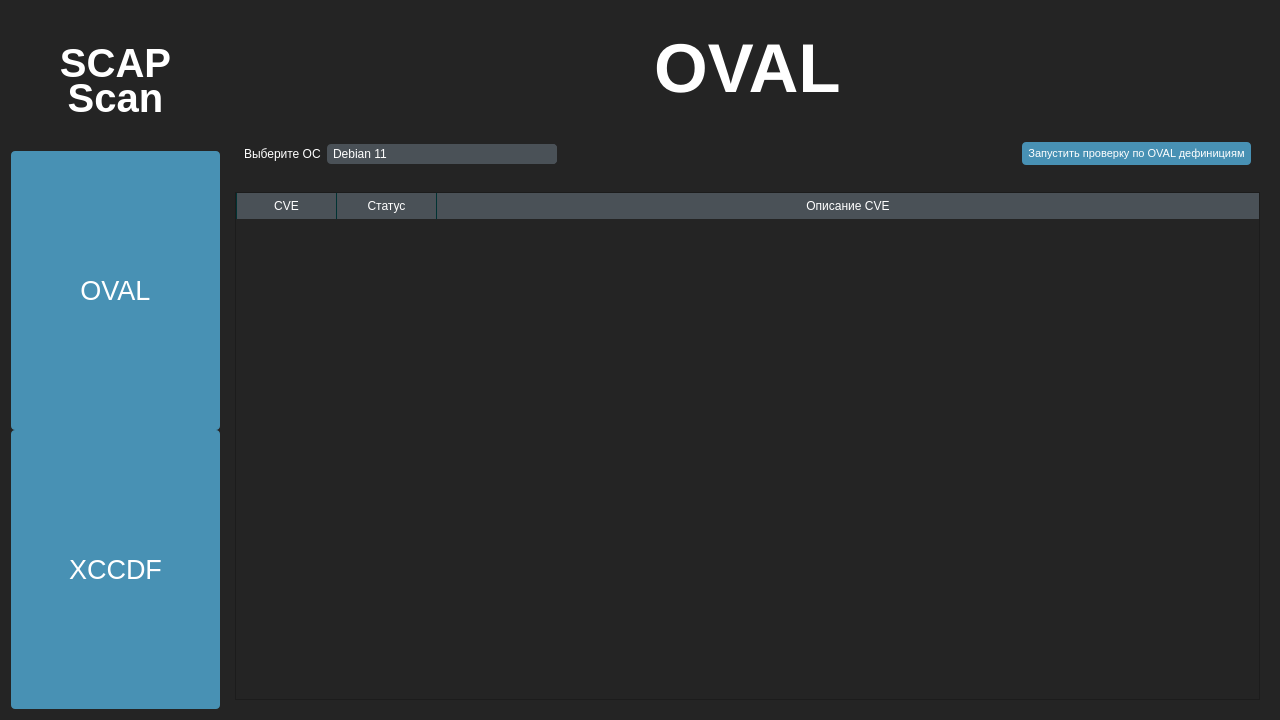
<?xml version="1.0" encoding="UTF-8"?>
<ui version="4.0">
 <class>Form</class>
 <widget class="QWidget" name="Form">
  <property name="geometry">
   <rect>
    <x>0</x>
    <y>0</y>
    <width>1280</width>
    <height>720</height>
   </rect>
  </property>
  <property name="windowTitle">
   <string>Form</string>
  </property>
  <property name="styleSheet">
   <string notr="true">/*Copyright (c) DevSec Studio. All rights reserved.

MIT License

Permission is hereby granted, free of charge, to any person obtaining a copy
of this software and associated documentation files (the &quot;Software&quot;), to deal
in the Software without restriction, including without limitation the rights
to use, copy, modify, merge, publish, distribute, sublicense, and/or sell
copies of the Software, and to permit persons to whom the Software is
furnished to do so, subject to the following conditions:

The above copyright notice and this permission notice shall be included in all
copies or substantial portions of the Software.

THE SOFTWARE IS PROVIDED *AS IS*, WITHOUT WARRANTY OF ANY KIND, EXPRESS OR
IMPLIED, INCLUDING BUT NOT LIMITED TO THE WARRANTIES OF MERCHANTABILITY,
FITNESS FOR A PARTICULAR PURPOSE AND NONINFRINGEMENT. IN NO EVENT SHALL THE
AUTHORS OR COPYRIGHT HOLDERS BE LIABLE FOR ANY CLAIM, DAMAGES OR OTHER
LIABILITY, WHETHER IN AN ACTION OF CONTRACT, TORT OR OTHERWISE, ARISING FROM,
OUT OF OR IN CONNECTION WITH THE SOFTWARE OR THE USE OR OTHER DEALINGS IN THE SOFTWARE.
*/

/*-----QWidget-----*/
QWidget
{
	background-color: #242424;
	color: #fff;
	selection-background-color: #fff;
	selection-color: #000;

}


/*-----QLabel-----*/
QLabel
{
	background-color: transparent;
	color: #fff;

}


/*-----QMenuBar-----*/
QMenuBar 
{
	background-color: #4a5157;
	color: #fff;

}


QMenuBar::item 
{
	background-color: transparent;
	border-left: 1px solid #003333;
	padding: 5px;
	padding-left: 15px;
	padding-right: 15px;

}


QMenuBar::item:selected 
{
	background-color: #003333;
	border: 1px solid #006666;
	color: #fff;

}


QMenuBar::item:pressed 
{
	background-color: #006666;
	border: 1px solid #006666;
	color: #fff;

}


/*-----QMenu-----*/
QMenu
{
    background-color: #4a5157;
    border: 1px solid #4a5157;
    padding: 10px;
	color: #fff;

}


QMenu::item
{
    background-color: transparent;
    padding: 2px 20px 2px 20px;
	min-width: 200px;

}


QMenu::separator
{
   	background-color: #242424;
	height: 1px;

}


QMenu::item:disabled
{
    color: #555;
    background-color: transparent;
    padding: 2px 20px 2px 20px;

}


QMenu::item:selected
{
	background-color: #003333;
	border: 1px solid #006666;
	color: #fff;

}


/*-----QToolButton-----*/
QToolButton 
{
	background-color: transparent;
	color: #fff;
	padding: 3px;
	margin-left: 1px;
}


QToolButton:hover
{
	background-color: rgba(70,162,218,50%);
	border: 1px solid #46a2da;
	color: #000;
	
}


QToolButton:pressed
{
	background-color: #727272;
	border: 1px solid #46a2da;

}


QToolButton:checked
{
	background-color: #727272;
	border: 1px solid #222;
}


/*-----QPushButton-----*/
QPushButton
{
	background-color: #4891b4;
	color: #fff;
	min-width: 80px;
	border-radius: 4px;
	padding: 5px;

}


QPushButton::flat
{
	background-color: transparent;
	border: none;
	color: #000;

}


QPushButton::disabled
{
	background-color: #606060;
	color: #959595;
	border-color: #051a39;

}


QPushButton::hover
{
	background-color: #54aad3;
	border: 1px solid #46a2da;

}


QPushButton::pressed
{
	background-color: #2385b4;
	border: 1px solid #46a2da;

}


QPushButton::checked
{
	background-color: #bd5355;
	border: 1px solid #bd5355;

}


/*-----QLineEdit-----*/
QLineEdit
{
	background-color: #242424;
	color : #fff;
	border: 1px solid #1d1d1d;
	padding: 3px;
	padding-left: 5px;
	border-radius: 4px;

}


/*-----QPlainTExtEdit-----*/
QPlainTextEdit
{
	background-color: #242424;
	color : #fff;
	border: 1px solid #1d1d1d;
	padding: 3px;
	padding-left: 5px;
	border-radius: 4px;

}


/*-----QToolBox-----*/
QToolBox
{
	background-color: transparent;
	border: 1px solid #1d1d1d;

}


QToolBox::tab
{
	background-color: #002b2b;
	border: 1px solid #1d1d1d;

}


QToolBox::tab:hover
{
	background-color: #006d6d;
	border: 1px solid #1d1d1d;

}


/*-----QComboBox-----*/
QComboBox
{
    background-color: #4a5157;
    padding-left: 6px;
    color: #fff;
    height: 20px;
	border-radius: 4px;

}


QComboBox::disabled
{
	background-color: #404040;
	color: #656565;
	border-color: #051a39;

}


QComboBox:on
{
    background-color: #4a5157;
	color: #fff;

}


QComboBox QAbstractItemView
{
    background-color: #4a5157;
    color: #fff;
    selection-background-color: #002b2b;
	selection-color: #fff;
    outline: 0;

}


QComboBox::drop-down
{
	background-color: #4a5157;
    subcontrol-origin: padding;
    subcontrol-position: top right;
	border-radius: 4px;
    width: 15px;

}


QComboBox::down-arrow
{
    image: url(://arrow-down.png);
    width: 8px;
    height: 8px;

}


/*-----QDoubleSpinBox &amp; QCalendarWidget-----*/
QDoubleSpinBox,
QCalendarWidget QSpinBox 
{
	background-color: #242424;
	color : #fff;
	border: 1px solid #1d1d1d;
	border-radius: 4px;
	padding: 3px;
	padding-left: 5px;

}


QDoubleSpinBox::up-button, 
QCalendarWidget QSpinBox::up-button
{
	background-color: #4a5157;
    width: 16px; 
	border-top-right-radius: 4px;
    border-width: 1px;
	border-color: #1d1d1d;

}


QDoubleSpinBox::up-button:hover, 
QCalendarWidget QSpinBox::up-button:hover
{
	background-color: #585858;

}


QDoubleSpinBox::up-button:pressed, 
QCalendarWidget QSpinBox::up-button:pressed
{
	background-color: #252525;
    width: 16px; 
    border-width: 1px;

}


QDoubleSpinBox::up-arrow,
QCalendarWidget QSpinBox::up-arrow
{
    image: url(://arrow-up.png);
    width: 7px;
    height: 7px;

}


QDoubleSpinBox::down-button, 
QCalendarWidget QSpinBox::down-button
{
	background-color: #4a5157;
    width: 16px; 
    border-width: 1px;
	border-bottom-right-radius: 4px;
	border-color: #1d1d1d;

}


QDoubleSpinBox::down-button:hover, 
QCalendarWidget QSpinBox::down-button:hover
{
	background-color: #585858;

}


QDoubleSpinBox::down-button:pressed, 
QCalendarWidget QSpinBox::down-button:pressed
{
	background-color: #252525;
    width: 16px; 
    border-width: 1px;

}


QDoubleSpinBox::down-arrow,
QCalendarWidget QSpinBox::down-arrow
{
    image: url(://arrow-down.png);
    width: 7px;
    height: 7px;

}


/*-----QGroupBox-----*/
QGroupBox 
{
    border: 1px solid;
    border-color: #1d1d1d;
	border-radius: 4px;
    margin-top: 23px;

}


QGroupBox::title  
{
    background-color: #002b2b;
    color: #fff;
	subcontrol-position: top left;
    subcontrol-origin: margin;
    padding: 5px;
	min-width: 100px;
	border: 1px solid #1d1d1d;
	border-top-left-radius: 4px;
	border-top-right-radius: 4px;
	border-bottom: none;

}


/*-----QHeaderView-----*/
QHeaderView::section
{
    background-color: #4a5157;
	border: none;
    color: #fff;
	padding: 4px;
	
}


QHeaderView::section:disabled
{
    background-color: #525251;
    color: #656565;

}


QHeaderView::section:checked
{
    background-color: qlineargradient(spread:repeat, x1:1, y1:0, x2:1, y2:1, stop:0 rgba(227, 227, 227, 255),stop:1 rgba(187, 187, 187, 255));
    color: #000;

}


QHeaderView::section::vertical::first,
QHeaderView::section::vertical::only-one
{
    border-left: 1px solid #003333;

}


QHeaderView::section::vertical
{
    border-left: 1px solid #003333;
}


QHeaderView::section::horizontal::first,
QHeaderView::section::horizontal::only-one
{
    border-left: 1px solid #003333;

}


QHeaderView::section::horizontal
{
    border-left: 1px solid #003333;

}


QTableCornerButton::section
{
    background-color: qlineargradient(spread:repeat, x1:1, y1:0, x2:1, y2:1, stop:0 rgba(227, 227, 227, 255),stop:1 rgba(187, 187, 187, 255));
	border: 1px solid #000;
    color: #fff;

}


/*-----QCalendarWidget-----*/
QCalendarWidget QToolButton
{
  	background-color: transparent;
  	color: white;

}


QCalendarWidget QToolButton::hover
{
	background-color: #006666;
	border: 1px solid #006666;
	color: #fff;

}


QCalendarWidget QMenu 
{
	width: 120px;
	left: 20px;
	color: white;

}


QCalendarWidget QWidget 
{ 
	alternate-background-color: #4a5157; 
	color: #fff;

}


QCalendarWidget QAbstractItemView:enabled 
{
	color: #fff;  
	background-color: #242424;  
	selection-background-color: #002b2b; 
	selection-color: #fff; 

}


QCalendarWidget QAbstractItemView:disabled 
{ 
	color: #404040; 

}


/*-----QTreeWidget-----*/
QTreeView
{
	show-decoration-selected: 0;
	alternate-background-color: transparent;
	background-color: transparent;
   	border: none;
	color: #fff;
	font: 8pt;

}


QTreeView::item:selected
{
	color:#fff;
	background-color: #002b2b;
	border-radius: 0px;

}


QTreeView::item:!selected:hover
{
    background-color: #5e5e5e;
    border: none;
    color: white;

}


QTreeView::branch:has-children:!has-siblings:closed,
QTreeView::branch:closed:has-children:has-siblings 
{
	image: url(://tree-closed.png);

}


QTreeView::branch:open:has-children:!has-siblings,
QTreeView::branch:open:has-children:has-siblings  
{
	image: url(://tree-open.png);

}


/*-----QListView-----*/
QListView 
{
	background-color: transparent;
	alternate-background-color: transparent;
    border : none;
    color: #fff;
    show-decoration-selected: 1; 
    outline: 0;
   	border: 1px solid #1d1d1d;

}


QListView::disabled 
{
	background-color: #656565;
	color: #1b1b1b;
    border: 1px solid #656565;

}


QListView::item 
{
	background-color: transparent;
    padding: 1px;

}


QListView::item:selected 
{
	background-color: #002b2b;
	border: 1px solid #002b2b;
	color: #fff;

}


QListView::item:selected:!active 
{
	background-color: #002b2b;
	border: 1px solid #002b2b;
	color: #fff;

}


QListView::item:selected:active 
{
	background-color: #002b2b;
	border: 1px solid #002b2b;
	color: #fff;

}


QListView::item:hover {
    background-color: #5e5e5e;
    border: none;
    color: #000;

}


/*-----QCheckBox-----*/
QCheckBox
{
	background-color: transparent;
    color: #fff;
	border: none;

}


QCheckBox::indicator
{
    background-color: lightgray;
    border: 1px solid #000;
    width: 12px;
    height: 12px;

}


QCheckBox::indicator:checked
{
    image:url(&quot;./ressources/check.png&quot;);
	background-color: #002b2b;
    border: 1px solid #3a546e;

}


QCheckBox::indicator:unchecked:hover
{
	border: 1px solid #46a2da; 

}


QCheckBox::disabled
{
	color: #656565;

}


QCheckBox::indicator:disabled
{
	background-color: #656565;
	color: #656565;
    border: 1px solid #656565;

}


/*-----QRadioButton-----*/
QRadioButton 
{
	color: #fff;
	background-color: transparent;

}


QRadioButton::indicator::unchecked:hover 
{
	background-color: #d3d3d3;
	border: 2px solid #002b2b;
	border-radius: 6px;
}


QRadioButton::indicator::checked 
{
	border: 2px solid #52beff;
	border-radius: 6px;
	background-color: #002b2b;  
	width: 9px; 
	height: 9px; 

}


/*-----QScrollBar-----*/
QScrollBar:vertical 
{
   border: none;
   width: 12px;

}


QScrollBar::handle:vertical 
{
   border: none;
   border-radius : 0px;
   background-color: #7a7a7a;
   min-height: 80px;
   width : 12px;

}


QScrollBar::handle:vertical:pressed
{
   background-color: #5d5f60; 

}


QScrollBar::add-line:vertical
{
   border: none;
   background: transparent;
   height: 0px;
   subcontrol-position: bottom;
   subcontrol-origin: margin;

}


QScrollBar::add-line:vertical:hover 
{
   background-color: transparent;

}


QScrollBar::add-line:vertical:pressed 
{
   background-color: #3f3f3f;

}


QScrollBar::sub-line:vertical
{
   border: none;
   background: transparent;
   height: 0px;

}


QScrollBar::sub-line:vertical:hover 
{
   background-color: transparent;

}


QScrollBar::sub-line:vertical:pressed 
{
   background-color: #3f3f3f;

}


QScrollBar::up-arrow:vertical
{
   width: 0px;
   height: 0px;
   background: transparent;

}


QScrollBar::down-arrow:vertical 
{
   width: 0px;
   height: 0px;
   background: transparent;

}


QScrollBar::add-page:vertical, QScrollBar::sub-page:vertical
{
   background-color: #222222;
	
}


QScrollBar:horizontal 
{
   border: none;
   height: 12px;

}


QScrollBar::handle:horizontal 
{
   border: none;
   border-radius : 0px;
   background-color: #7a7a7a;
   min-height: 80px;
   height : 12px;

}


QScrollBar::handle:horizontal:pressed
{
   background-color: #5d5f60; 

}


QScrollBar::add-line:horizontal
{
   border: none;
   background: transparent;
   height: 0px;
   subcontrol-position: bottom;
   subcontrol-origin: margin;

}


QScrollBar::add-line:horizontal:hover 
{
   background-color: transparent;

}


QScrollBar::add-line:horizontal:pressed 
{
   background-color: #3f3f3f;

}


QScrollBar::sub-line:horizontal
{
   border: none;
   background: transparent;
   height: 0px;

}


QScrollBar::sub-line:horizontal:hover 
{
   background-color: transparent;

}


QScrollBar::sub-line:horizontal:pressed 
{
   background-color: #3f3f3f;

}


QScrollBar::up-arrow:horizontal
{
   width: 0px;
   height: 0px;
   background: transparent;

}


QScrollBar::down-arrow:horizontal 
{
   width: 0px;
   height: 0px;
   background: transparent;

}


QScrollBar::add-page:horizontal, QScrollBar::sub-page:horizontal
{
   background-color: #222222;
	
}


/*-----QProgressBar-----*/
QProgressBar
{
	border: 1px solid #1d1d1d;
    text-align: center;
	border-radius: 10px;
	color: #fff;
	font-weight: bold;

}


QProgressBar::chunk
{
    background-color: #3b86ae;
	border-radius: 9px;
    margin: 0.5px;

}


/*-----QStatusBar-----*/
QStatusBar
{
	background-color: #4a5157;
	color: #ffffff;
	border-color: #051a39;

}


/*-----QSizeGrip-----*/
QSizeGrip 
{
	background-color: image(&quot;./ressources/sizegrip.png&quot;); /*To replace*/
	border: none;

}
</string>
  </property>
  <layout class="QGridLayout" name="gridLayout" columnstretch="1,5">
   <item row="0" column="0">
    <widget class="QWidget" name="widget_with_menus" native="true">
     <layout class="QVBoxLayout" name="verticalLayout" stretch="2,4,4">
      <property name="spacing">
       <number>0</number>
      </property>
      <property name="leftMargin">
       <number>0</number>
      </property>
      <property name="topMargin">
       <number>0</number>
      </property>
      <property name="rightMargin">
       <number>0</number>
      </property>
      <property name="bottomMargin">
       <number>0</number>
      </property>
      <item>
       <widget class="QLabel" name="label">
        <property name="sizePolicy">
         <sizepolicy hsizetype="Preferred" vsizetype="Preferred">
          <horstretch>0</horstretch>
          <verstretch>0</verstretch>
         </sizepolicy>
        </property>
        <property name="font">
         <font>
          <pointsize>30</pointsize>
          <bold>true</bold>
         </font>
        </property>
        <property name="text">
         <string>&lt;p style=&quot;line-height: 0.5;&quot;&gt;
&lt;html&gt;&lt;head/&gt;&lt;body&gt;&lt;p&gt;SCAP&lt;/p&gt;&lt;p&gt;Scan&lt;/p&gt;&lt;/body&gt;&lt;/html&gt;</string>
        </property>
        <property name="textFormat">
         <enum>Qt::TextFormat::RichText</enum>
        </property>
        <property name="alignment">
         <set>Qt::AlignmentFlag::AlignCenter</set>
        </property>
        <property name="wordWrap">
         <bool>false</bool>
        </property>
       </widget>
      </item>
      <item>
       <widget class="QPushButton" name="bt_OVAL_page">
        <property name="sizePolicy">
         <sizepolicy hsizetype="Preferred" vsizetype="Preferred">
          <horstretch>0</horstretch>
          <verstretch>0</verstretch>
         </sizepolicy>
        </property>
        <property name="font">
         <font>
          <pointsize>20</pointsize>
          <bold>false</bold>
         </font>
        </property>
        <property name="text">
         <string>OVAL</string>
        </property>
       </widget>
      </item>
      <item>
       <widget class="QPushButton" name="bt_XCCDF_page">
        <property name="sizePolicy">
         <sizepolicy hsizetype="Preferred" vsizetype="Preferred">
          <horstretch>0</horstretch>
          <verstretch>0</verstretch>
         </sizepolicy>
        </property>
        <property name="font">
         <font>
          <pointsize>20</pointsize>
          <bold>false</bold>
         </font>
        </property>
        <property name="text">
         <string>XCCDF</string>
        </property>
       </widget>
      </item>
     </layout>
    </widget>
   </item>
   <item row="0" column="1">
    <widget class="QStackedWidget" name="stackedWidget">
     <widget class="QWidget" name="OVAL_page">
      <layout class="QVBoxLayout" name="verticalLayout_2" stretch="1,1,8">
       <item>
        <widget class="QWidget" name="Widget_withOVALlabel" native="true">
         <layout class="QHBoxLayout" name="horizontalLayout">
          <item>
           <spacer name="horizontalSpacer">
            <property name="orientation">
             <enum>Qt::Orientation::Horizontal</enum>
            </property>
            <property name="sizeHint" stdset="0">
             <size>
              <width>40</width>
              <height>20</height>
             </size>
            </property>
           </spacer>
          </item>
          <item>
           <widget class="QLabel" name="label_OVAL">
            <property name="font">
             <font>
              <pointsize>52</pointsize>
              <bold>true</bold>
             </font>
            </property>
            <property name="text">
             <string>OVAL</string>
            </property>
           </widget>
          </item>
          <item>
           <spacer name="horizontalSpacer_2">
            <property name="orientation">
             <enum>Qt::Orientation::Horizontal</enum>
            </property>
            <property name="sizeHint" stdset="0">
             <size>
              <width>40</width>
              <height>20</height>
             </size>
            </property>
           </spacer>
          </item>
         </layout>
        </widget>
       </item>
       <item>
        <widget class="QWidget" name="Widget_withOVALchoose" native="true">
         <layout class="QHBoxLayout" name="horizontalLayout_2" stretch="1,4,8,4">
          <item>
           <widget class="QLabel" name="label_OS">
            <property name="font">
             <font>
              <pointsize>9</pointsize>
             </font>
            </property>
            <property name="text">
             <string>Выберите OC</string>
            </property>
           </widget>
          </item>
          <item>
           <widget class="QComboBox" name="Cb_chooseos">
            <item>
             <property name="text">
              <string>Debian 11</string>
             </property>
            </item>
            <item>
             <property name="text">
              <string>Kali Linux</string>
             </property>
            </item>
            <item>
             <property name="text">
              <string>Debian 12</string>
             </property>
            </item>
            <item>
             <property name="text">
              <string>Rocky Linux 9</string>
             </property>
            </item>
            <item>
             <property name="text">
              <string>RHEL 9</string>
             </property>
            </item>
           </widget>
          </item>
          <item>
           <spacer name="horizontalSpacer_3">
            <property name="orientation">
             <enum>Qt::Orientation::Horizontal</enum>
            </property>
            <property name="sizeHint" stdset="0">
             <size>
              <width>40</width>
              <height>20</height>
             </size>
            </property>
           </spacer>
          </item>
          <item>
           <widget class="QPushButton" name="bt_OVALcheck">
            <property name="font">
             <font>
              <pointsize>8</pointsize>
             </font>
            </property>
            <property name="text">
             <string>Запустить проверку по OVAL дефинициям</string>
            </property>
           </widget>
          </item>
         </layout>
        </widget>
       </item>
       <item>
        <widget class="QTableWidget" name="table_OVAL_results">
         <property name="sortingEnabled">
          <bool>true</bool>
         </property>
         <property name="columnCount">
          <number>3</number>
         </property>
         <attribute name="horizontalHeaderStretchLastSection">
          <bool>true</bool>
         </attribute>
         <column>
          <property name="text">
           <string>CVE</string>
          </property>
         </column>
         <column>
          <property name="text">
           <string>Статус</string>
          </property>
         </column>
         <column>
          <property name="text">
           <string>Описание CVE</string>
          </property>
         </column>
        </widget>
       </item>
      </layout>
     </widget>
     <widget class="QWidget" name="XCCDF_page">
      <layout class="QVBoxLayout" name="verticalLayout_3" stretch="1,1,8">
       <item>
        <widget class="QWidget" name="Widget_withXCCDFlabel" native="true">
         <layout class="QHBoxLayout" name="horizontalLayout_3">
          <item>
           <spacer name="horizontalSpacer_4">
            <property name="orientation">
             <enum>Qt::Orientation::Horizontal</enum>
            </property>
            <property name="sizeHint" stdset="0">
             <size>
              <width>40</width>
              <height>20</height>
             </size>
            </property>
           </spacer>
          </item>
          <item>
           <widget class="QLabel" name="label_XCCDF">
            <property name="font">
             <font>
              <pointsize>52</pointsize>
              <bold>true</bold>
             </font>
            </property>
            <property name="text">
             <string>XCCDF</string>
            </property>
           </widget>
          </item>
          <item>
           <spacer name="horizontalSpacer_5">
            <property name="orientation">
             <enum>Qt::Orientation::Horizontal</enum>
            </property>
            <property name="sizeHint" stdset="0">
             <size>
              <width>40</width>
              <height>20</height>
             </size>
            </property>
           </spacer>
          </item>
         </layout>
        </widget>
       </item>
       <item>
        <widget class="QWidget" name="Widget_withXCCDFchoose" native="true">
         <layout class="QHBoxLayout" name="horizontalLayout_4" stretch="1,2,1,1,5,1,5,1,5,1,5,8,11">
          <item>
           <widget class="QLabel" name="label_OS_2">
            <property name="font">
             <font>
              <pointsize>9</pointsize>
             </font>
            </property>
            <property name="text">
             <string>Выберите OC</string>
            </property>
           </widget>
          </item>
          <item>
           <widget class="QComboBox" name="Cb_chooseos_2">
            <item>
             <property name="text">
              <string>Debian 11</string>
             </property>
            </item>
            <item>
             <property name="text">
              <string>Kali Linux</string>
             </property>
            </item>
            <item>
             <property name="text">
              <string>Debian 12</string>
             </property>
            </item>
            <item>
             <property name="text">
              <string>Rocky Linux 9</string>
             </property>
            </item>
            <item>
             <property name="text">
              <string>RHEL 9</string>
             </property>
            </item>
           </widget>
          </item>
          <item>
           <widget class="QCheckBox" name="ssh_checkbox">
            <property name="text">
             <string>ssh</string>
            </property>
           </widget>
          </item>
          <item>
           <widget class="QLabel" name="label_2">
            <property name="text">
             <string>login</string>
            </property>
           </widget>
          </item>
          <item>
           <widget class="QPlainTextEdit" name="login_edit">
            <property name="sizePolicy">
             <sizepolicy hsizetype="Ignored" vsizetype="Ignored">
              <horstretch>0</horstretch>
              <verstretch>0</verstretch>
             </sizepolicy>
            </property>
           </widget>
          </item>
          <item>
           <widget class="QLabel" name="label_3">
            <property name="text">
             <string>pass</string>
            </property>
           </widget>
          </item>
          <item>
           <widget class="QPlainTextEdit" name="pass_edit">
            <property name="sizePolicy">
             <sizepolicy hsizetype="Ignored" vsizetype="Ignored">
              <horstretch>0</horstretch>
              <verstretch>0</verstretch>
             </sizepolicy>
            </property>
           </widget>
          </item>
          <item>
           <widget class="QLabel" name="label_4">
            <property name="text">
             <string>IP</string>
            </property>
           </widget>
          </item>
          <item>
           <widget class="QPlainTextEdit" name="ip_edit">
            <property name="sizePolicy">
             <sizepolicy hsizetype="Ignored" vsizetype="Ignored">
              <horstretch>0</horstretch>
              <verstretch>0</verstretch>
             </sizepolicy>
            </property>
           </widget>
          </item>
          <item>
           <widget class="QLabel" name="label_5">
            <property name="text">
             <string>port</string>
            </property>
           </widget>
          </item>
          <item>
           <widget class="QPlainTextEdit" name="port_edit">
            <property name="sizePolicy">
             <sizepolicy hsizetype="Ignored" vsizetype="Ignored">
              <horstretch>0</horstretch>
              <verstretch>0</verstretch>
             </sizepolicy>
            </property>
           </widget>
          </item>
          <item>
           <widget class="QCheckBox" name="checkb_remediation">
            <property name="text">
             <string>Исправление уязвимостей</string>
            </property>
           </widget>
          </item>
          <item>
           <widget class="QPushButton" name="bt_XCCDFcheck">
            <property name="font">
             <font>
              <pointsize>8</pointsize>
             </font>
            </property>
            <property name="text">
             <string>Запустить проверку по XCCDF</string>
            </property>
           </widget>
          </item>
         </layout>
        </widget>
       </item>
       <item>
        <widget class="QTableWidget" name="table_XCCDF_results">
         <property name="sortingEnabled">
          <bool>true</bool>
         </property>
         <attribute name="horizontalHeaderStretchLastSection">
          <bool>true</bool>
         </attribute>
         <column>
          <property name="text">
           <string>Правило</string>
          </property>
         </column>
         <column>
          <property name="text">
           <string>Статус</string>
          </property>
         </column>
         <column>
          <property name="text">
           <string>Важность</string>
          </property>
         </column>
         <column>
          <property name="text">
           <string>Инструкция по исправлению</string>
          </property>
         </column>
        </widget>
       </item>
      </layout>
     </widget>
    </widget>
   </item>
  </layout>
 </widget>
 <resources/>
 <connections/>
</ui>
